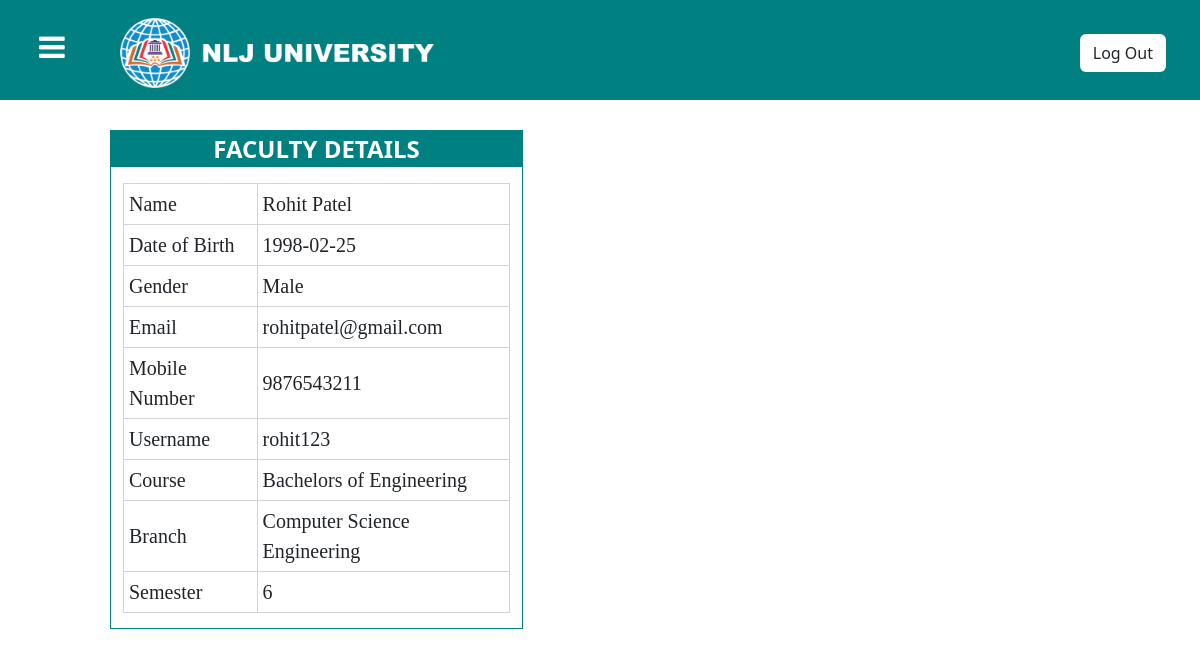
The page /Faculty/facultyhome.php (signed in) on the database its author committed.
### tables this page shows
CREATE TABLE `faculty_table` (
  `fname` varchar(20) NOT NULL,
  `lname` varchar(20) NOT NULL,
  `dob` date NOT NULL,
  `gen` varchar(20) NOT NULL,
  `email` varchar(50) NOT NULL,
  `mno` varchar(10) NOT NULL,
  `course` varchar(30) NOT NULL,
  `branch` varchar(30) NOT NULL,
  `uname` varchar(20) NOT NULL,
  `sem` varchar(10) NOT NULL,
  `pwd` varchar(20) NOT NULL,
  `cpwd` varchar(20) NOT NULL
);

### Faculty/facultyhome.php (the view, shortened to what this page needs)
<!DOCTYPE html>
<html>
<head>
    <link href="https://cdn.jsdelivr.net/npm/bootstrap@5.2.3/dist/css/bootstrap.min.css" rel="stylesheet">
    <link rel="stylesheet" href="https://cdnjs.cloudflare.com/ajax/libs/font-awesome/4.7.0/css/font-awesome.min.css">
</head>
<body>
    <header>
        <div class="container-fluid header">
            <nav class="navbar navbar-expand-sm">
                <div class="container-fluid">
                    <div class="navbar-brand">
                        <a  class="toggle" id="toggle" style="font-size: 30px; color: white; margin-left: 15px;"><i class="fa fa-bars"></i></a>
                        <img src="../Images/L22.png" class="navbar-brand" style="height: 80px; margin-left: 50px;">
                    </div>
                    <div class="d-flex" style="margin-right: 10px;">
                        <button class="btn bg-white" type="button" onclick="onlogout()">Log Out</button>
                    </div>
                </div>
            </nav>
        </div>
    </header>
    <section class="section">
        <div class="main" id="sidemain">
            <div class="container-fluid" style=" border:1px solid teal; width: 35%; margin-top: 30px; margin-left: 300px; padding: 0px; float:left;">
                    <p style="color: white; background-color: teal; font-weight: bold; text-align: center; font-size: 24px;">FACULTY DETAILS</p>
                <div class="container" style="font-family: 'Times New Roman'; font-size: 20px; margin-bottom: 15px;">
                <?php
                    $conn=mysqli_connect("localhost","root","","university");
                    $funame=$_SESSION['funame'];
                    $sql="select * from faculty_table where uname='$funame'";
                    $result=mysqli_query($conn,$sql);
                    $row=mysqli_fetch_assoc($result);
                    echo "<table style='border-collapse: collapse; width: 100%;'>";
                    echo "<tr><td>Name</td><td>".$row['fname']." ".$row['lname']."</td></tr>";
                    echo "<tr><td>Date of Birth</td><td>".$row['dob']."</td></tr>";
                    echo "<tr><td>Gender</td><td>".$row['gen']."</td></tr>";
                    echo "<tr><td>Email</td><td>".$row['email']."</td></tr>";
                    echo "<tr><td>Mobile Number</td><td>".$row['mno']."</td></tr>";
                    echo "<tr><td>Username</td><td>".$row['uname']."</td></tr>";
                    echo "<tr><td>Course</td><td>".$row['course']."</td></tr>";
                    echo "<tr><td>Branch</td><td>".$row['branch']."</td></tr>";
                    echo "<tr><td>Semester</td><td>".$row['sem']."</td></tr>";
                    echo "</table>";
                ?>
                </div>
            </div>
        </div>
    </section>
</body>
</html>

### Faculty/facultyhome.php (style rules this page uses)
.header { height: 100px; width: 100%; background-color: teal; position: fixed; float: left; }
.section { float: left; margin-top: 100px; width: 100%; height: 100%; }
.main { font-size: 28px; padding: 0px 10px; height: 100%; width: 100%; margin-left: -200px; }
table,tr,td { border: 1px solid lightgray; }
td { padding: 5px; }

### rows shown on the page
faculty_table: fname "Rohit", lname "Patel", dob "1998-02-25", gen "Male", email "rohitpatel@gmail.com", mno "9876543211", uname "rohit123", course "Bachelors of Engineering", branch "Computer Science Engineering", sem "6"
